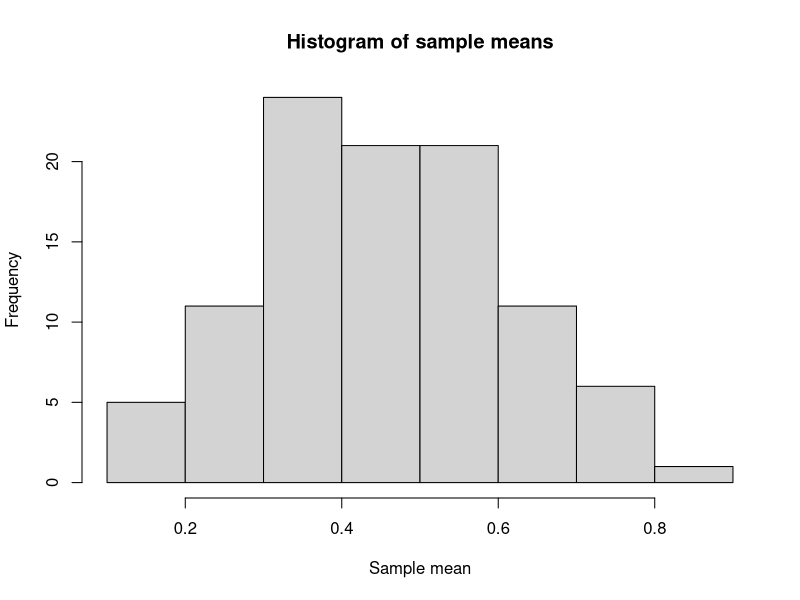
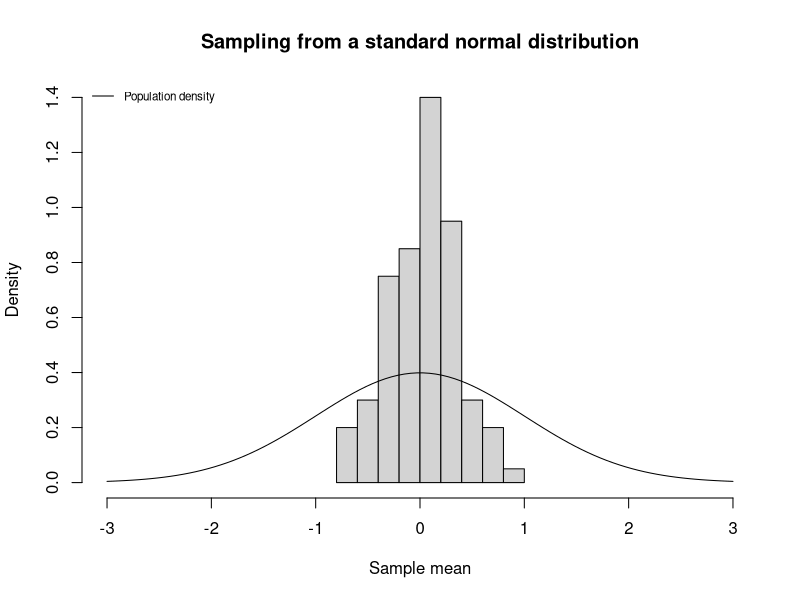
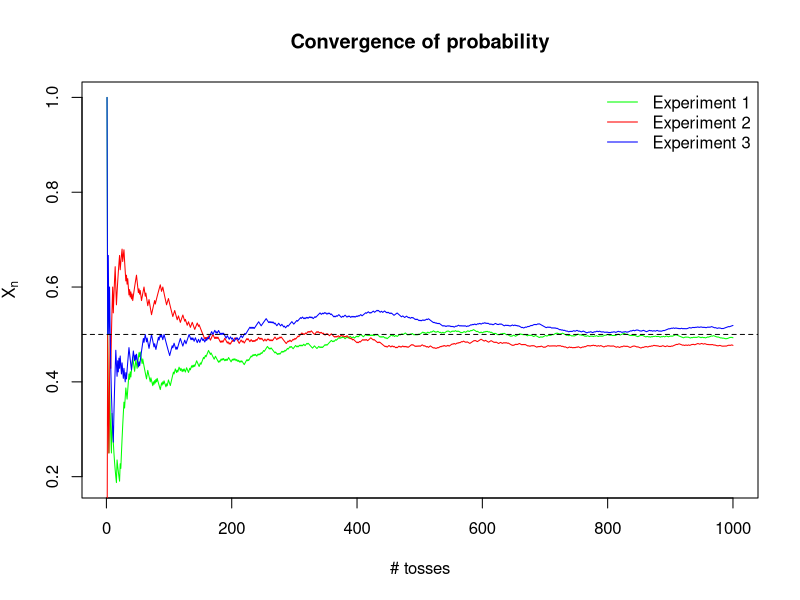

R code for these plots, in order:
## ---- chunk 1
set.seed(12111842)
s1 <- rbinom(n=10, size=1, prob=0.5)
cat("Sample mean = ", mean(s1))
## ---- chunk 2
n.sims <- 100
sample.size <- 10
S <- matrix(rbinom(n=n.sims * sample.size, size=1, prob=0.5), nrow=sample.size)
sample.means <- colMeans(S)
hist(sample.means, xlab='Sample mean', main='Histogram of sample means')
## ---- chunk 3
S <- matrix(rnorm(n=n.sims * sample.size), nrow=sample.size)
sample.means <- colMeans(S)
X <- seq(from=-3, to=3, length.out=100)
hist(sample.means,
     xlab="Sample mean",
     main="Sampling from a standard normal distribution",
     prob=TRUE,
     xlim=range(X))
lines(X, dnorm(X))
legend("topleft", 
       legend=c("Population density"), 
       col=c("black"), 
       cex=0.7, 
       lty=1,
       bty="n")
## ---- chunk 4
n.sims <- 1000
exp1 <- cumsum(sample(0:1, n.sims, replace=TRUE))/1:n.sims
exp2 <- cumsum(sample(0:1, n.sims, replace=TRUE))/1:n.sims
exp3 <- cumsum(sample(0:1, n.sims, replace=TRUE))/1:n.sims

plot(1:n.sims, exp1, xlab="# tosses", ylab=expression(bar(X)[n]), 
     col="green", type="l", main="Convergence of probability")
lines(1:n.sims, exp2, col="red", type="l")
lines(1:n.sims, exp3, col="blue", type="l")
abline(h=0.5, col="black", lty=2)
legend("topright",
       legend=c("Experiment 1", "Experiment 2", "Experiment 3"),
       col=c("green", "red", "blue"),
       lty=1,
       bty="n")
